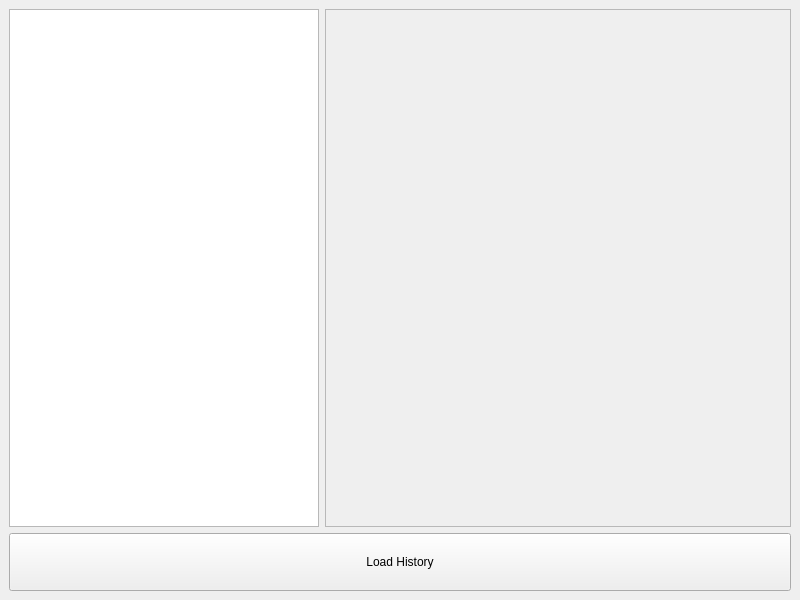
<?xml version="1.0" encoding="UTF-8"?>
<ui version="4.0">
 <class>MainWindow</class>
 <widget class="QMainWindow" name="MainWindow">
  <property name="geometry">
   <rect>
    <x>0</x>
    <y>0</y>
    <width>800</width>
    <height>600</height>
   </rect>
  </property>
  <property name="windowTitle">
   <string>MainWindow</string>
  </property>
  <widget class="QWidget" name="centralwidget">
   <layout class="QVBoxLayout" name="verticalLayout_2">
    <item>
     <layout class="QVBoxLayout" name="verticalLayout" stretch="9,1">
      <item>
       <layout class="QHBoxLayout" name="horizontalLayout" stretch="2,3">
        <item>
         <layout class="QHBoxLayout" name="horizontalLayout_3">
          <item>
           <widget class="QListWidget" name="history_list_widget"/>
          </item>
         </layout>
        </item>
        <item>
         <layout class="QHBoxLayout" name="img_layout">
          <item>
           <widget class="QScrollArea" name="scroll_area">
            <property name="widgetResizable">
             <bool>true</bool>
            </property>
            <widget class="QWidget" name="scrollAreaWidgetContents_2">
             <property name="geometry">
              <rect>
               <x>0</x>
               <y>0</y>
               <width>459</width>
               <height>511</height>
              </rect>
             </property>
            </widget>
           </widget>
          </item>
         </layout>
        </item>
       </layout>
      </item>
      <item>
       <layout class="QHBoxLayout" name="horizontalLayout_2">
        <item>
         <widget class="QPushButton" name="load_button">
          <property name="sizePolicy">
           <sizepolicy hsizetype="Expanding" vsizetype="Expanding">
            <horstretch>0</horstretch>
            <verstretch>0</verstretch>
           </sizepolicy>
          </property>
          <property name="text">
           <string>Load History</string>
          </property>
         </widget>
        </item>
       </layout>
      </item>
     </layout>
    </item>
   </layout>
  </widget>
 </widget>
 <resources/>
 <connections/>
</ui>
